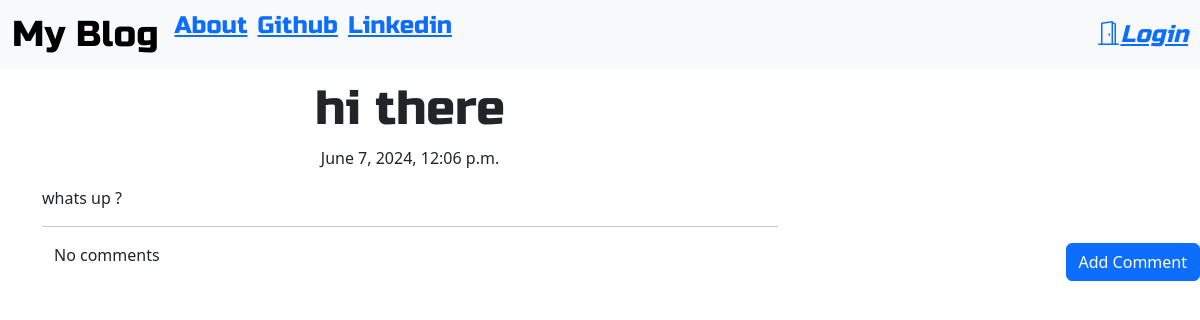
Screenshot of /post/2 with the database file from the repository.
### blog/models.py (models this page shows, shortened)
class Post(models.Model):
    author = models.ForeignKey('auth.User',on_delete=models.CASCADE)
    title = models.CharField(max_length=200)
    text = models.TextField()
    created_date = models.DateTimeField(default=timezone.now)
    published_date = models.DateTimeField(blank=True,null=True)

### blog/views.py (the view)
# urls.py: re_path(r'^post/(?P<pk>\d+)$',views.PostDetailView.as_view(),name='post_detail'),
class PostDetailView(DetailView):
    model = Post

### blog/templates/blog/post_detail.html (shortened to what this page needs)
{% extends "blog/base.html" %}
{% block content %}
<h1 class="posttitle loader">{{post.title}}</h1>
{% if post.published_date %}
<div class="date postdate">
    {{post.published_date}}
</div>
{% else %}
<a class="btn btn-default" href="{% url 'post_publish' pk=post.pk %}">Publish</a>
{% endif %}
<p class="postcontent">{{post.text|safe|linebreaksbr}}</p>
<hr>
<a class="btn btn-primary btn-comment" href="{% url 'add_comment_to_post' pk=post.pk %}">Add Comment</a>
<div class="container">
    {% for comment in post.comments.all %}
    <br>
        {% if user.is_authenticated or comment.approved_comment %}
            {{comment.created_date}}
            {% if not comment.approved_comment %}
            <a class="btn btn-primary" href="{% url 'comment_remove' pk=comment.pk %}">
                <i class="bi bi-x"></i>
            </a>
            <a class="btn btn-primary" href="{% url 'comment_approve' pk=comment.pk %}">
                <i class="bi bi-check"></i>
            </a>
            {% endif %}
            <p>{{comment.text|safe|linebreaks}}</p>
            <p>Posted By: {{comment.author}}</p>
        {% endif %}
        {% empty %}
        <p>No comments</p>
    {% endfor %}
</div>
{% endblock %}

### blog/static/css/blog.css (style rules this page uses)
.postdate { text-align: center; }
.posttitle { font-family: 'Russo One', sans-serif; font-size: 3em; text-align: center; }
.postcontent { font-family: 'Montserrat'; font-size: 1.5em; }
.btn-comment { position: absolute; right: 0px; }
.loader { filter:hue-rotate(0deg); color: linear-gradient(45deg,#0f8,#08f); animation:hue 5000ms infinite linear; }

### rows the page displays
Post: title "hi there", published_date "June 7, 2024, 12:06 p.m.", text "whats up ?"
